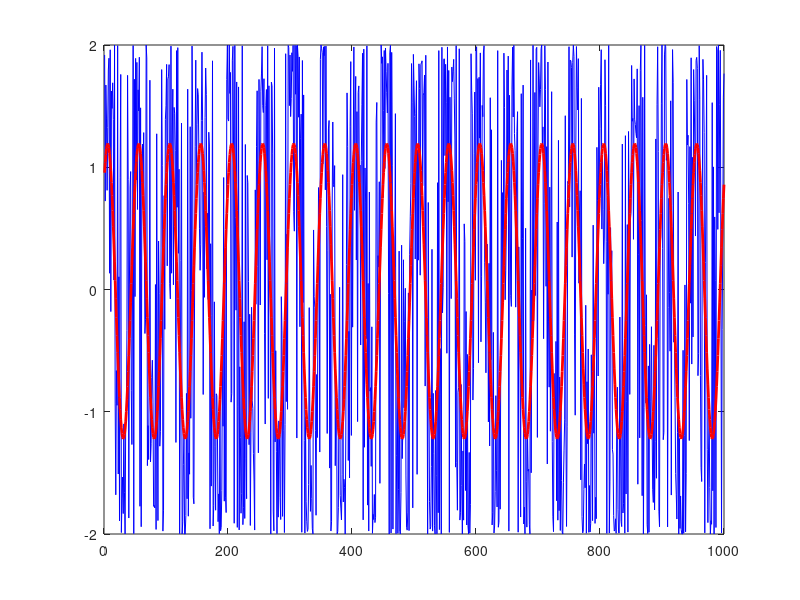

This chart was generated by the following MATLAB code:

%% Test
clear all

t = (1:1000)';
X = ones(1000,3);
X(:,2) = cos((2*pi)/50*t);
X(:,3) = sin((2*pi)/50*t);
y = 2*cos((2*pi)/50*t-pi/4+randn(size(t)));
y = y(:);
beta = X\y;
yhat = beta(1)+beta(2)*cos((2*pi)/50*t) + beta(3)*sin((2*pi)/50*t);

plot(t,y,'b');
hold on
plot(t,yhat,'r','LineWidth',2);